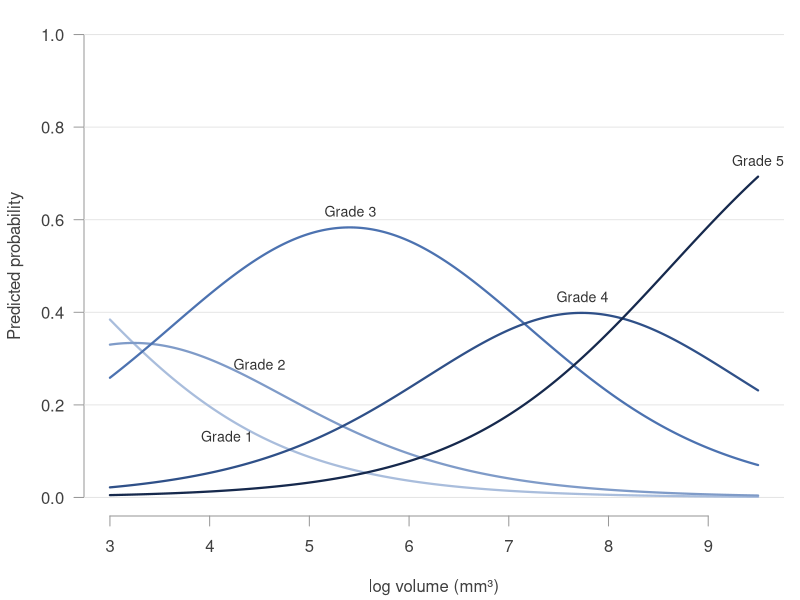

This figure's R source:
# Run from the repository root:
#   Rscript codes/plots/model-formulation/probability-curves.R

library(MASS)

data <- read.csv("data/processed/nodules_train_trimmed.csv", stringsAsFactors = FALSE)
PRIMARY <- c("log_volume", "elongation", "flatness", "solidity", "compactness")
SECONDARY <- c("spiculation", "lobulation", "margin", "texture", "sphericity")
data <- data[complete.cases(data[c(PRIMARY, SECONDARY, "mal_median")]), ]
centre <- mean(data$log_volume); spread <- sd(data$log_volume)
data[PRIMARY] <- scale(data[PRIMARY])
data$y <- factor(data$mal_median, levels = 1:5, ordered = TRUE)
fit <- polr(reformulate(PRIMARY, "y"), data = data, method = "logistic")

# Other predictors at their means, which are 0 after standardising
x <- seq(3, 9.5, length.out = 300)
grid <- data.frame(log_volume = (x - centre) / spread, elongation = 0, flatness = 0,
                   solidity = 0, compactness = 0)
P <- predict(fit, grid, type = "probs")

# Ordered grades: one hue, light to dark
ramp <- c("#a9bddc", "#7f9bc8", "#4c72b0", "#2f5088", "#16294d")

pdf("codes/plots/model-formulation/probability-curves.pdf", width = 7.5, height = 4.2)
par(mar = c(4.2, 4.2, 0.8, 0.8), las = 1, col.axis = "grey25", col.lab = "grey25", fg = "grey60")
plot(range(x), c(0, 1), type = "n", xlab = "log volume (mm\u00b3)",
     ylab = "Predicted probability", bty = "n")
abline(h = seq(0, 1, 0.2), col = "grey90")
for (k in 1:5) lines(x, P[, k], col = ramp[k], lwd = 2.2)
for (k in 1:5) {
  i <- c(55, 70, which.max(P[, 3]), which.max(P[, 4]), which.max(P[, 5]))[k]
  text(x[i], P[i, k] + c(-0.04, 0.04, 0.035, 0.035, 0.035)[k], paste("Grade", k),
       col = "grey20", cex = 0.85)
}
invisible(dev.off())
